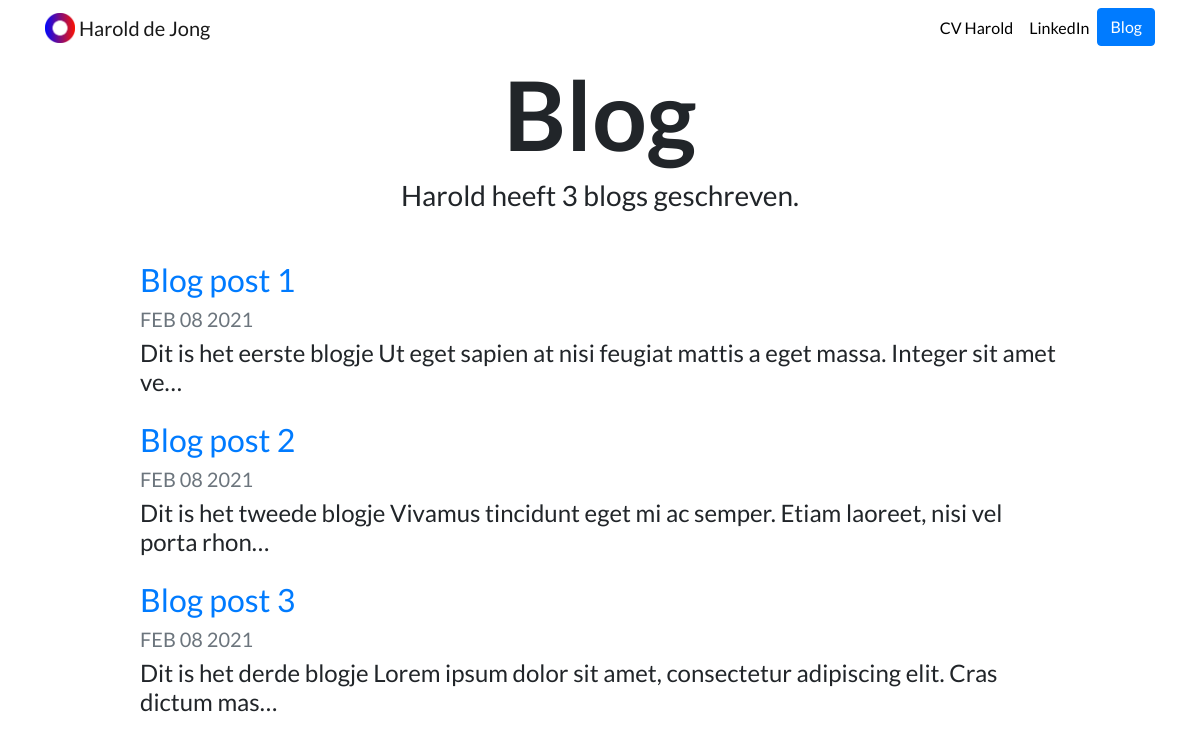
Page /blog/ on the earlier database version.
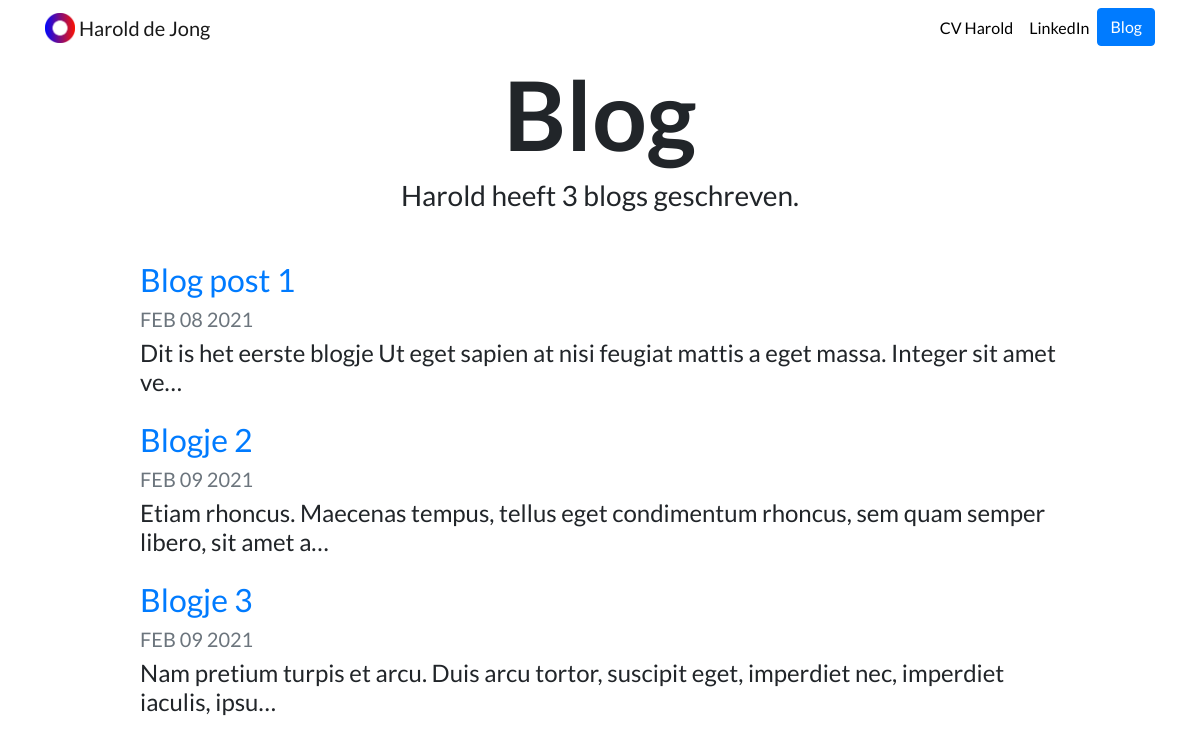
Same page on the later database version.
### blog/models.py (models this page shows, shortened)
class Blog(models.Model):
    title = models.CharField(max_length=100)
    description = models.TextField()
    date = models.DateField()

### blog/views.py (the view)
# urls.py: path('',views.all_blog, name ='all_blog'),
def all_blog(request):
    blog = Blog.objects.all()
    return render(request,'blog/all_blog.html',{'blog':blog})

### blog/templates/blog/all_blog.html
{% extends "portfolio/base.html" %}
{% load static %}
{% block content %}
<h1 id="blogtitle" class="font-weight-bold text-center">Blog</h1>
<h3 class="text-center mb-5">Harold heeft {{ blog.count }} blog{{ blog.count|pluralize }} geschreven.</h3>
{% for blog in blog %}
<div class="row justify-content-center my-3">
  <div class="col-md-10">
    <a href="{% url 'blog:detail' blog.id %}">
      <h2>{{ blog.title }}</h2>
    </a>
    <h5 class="text-muted">{{ blog.date|date:'M d Y'|upper }}</h5>
    <h4>{{ blog.description|striptags|truncatechars:100 }}</h4>
  </div>
</div>
{% endfor %}
{% endblock %}

Differences in the rows shown:
removed Blog: title "Blog post 2", date "FEB 08 2021", description "Dit is het tweede blogje Vivamus tincidunt eget mi ac semper. Etiam laoreet, nisi vel porta rhon…"
removed Blog: title "Blog post 3", date "FEB 08 2021", description "Dit is het derde blogje Lorem ipsum dolor sit amet, consectetur adipiscing elit. Cras dictum mas…"
added Blog: title "Blogje 2", date "FEB 09 2021", description "Etiam rhoncus. Maecenas tempus, tellus eget condimentum rhoncus, sem quam semper libero, sit amet a…"
added Blog: title "Blogje 3", date "FEB 09 2021", description "Nam pretium turpis et arcu. Duis arcu tortor, suscipit eget, imperdiet nec, imperdiet iaculis, ipsu…"
